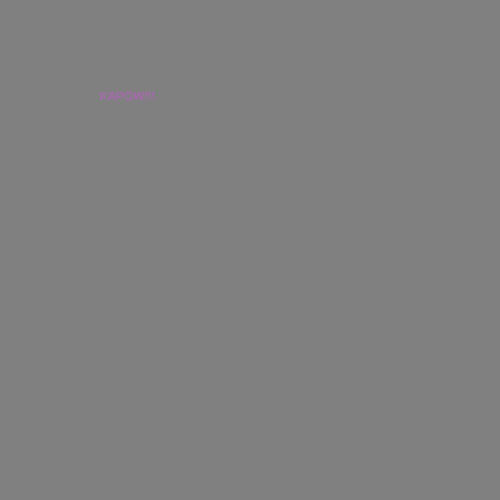
Frame 1 (no input)
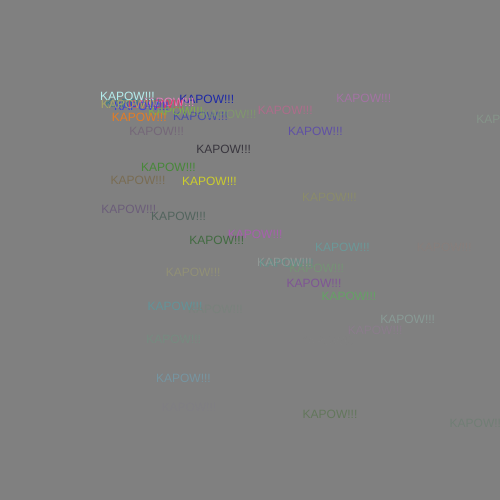
Frame 60 (no input)
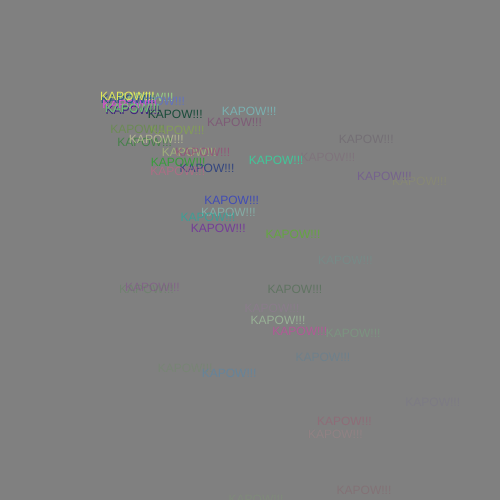
Frame 120 (the mouse pressed at the canvas centre since frame 60)

The p5.js sketch that drew these frames (run headless with seeded random() and noise() and a simulated clock; from frame 60 on, the mouse is pressed at the canvas centre):

// p5.js sketch
// ── sketch.js
let cars = [];

function setup() {
  createCanvas(500, 500);
  // for (let i = 0; i < 20; i++) {
  //   cars.push(new Car());
  // }
  noStroke() ;
}

function draw() {
  background('grey');
  cars.push(new Car());


  for (let i = 0; i < cars.length; i++) {
    cars[i].display();
    cars[i].move();
    if (cars[i].a <= 0) {
      cars.splice(i, 1) ;
    }

  }
}



// Car class
class Car {

  // constructor and attributes
  constructor() {
    this.pos = createVector(100, 100);
    this.vel = createVector(random(10), random(10));
    this.r =  random(255) ;
    this.g =  random(255) ;
    this.b =  random(255) ;
    this.a = random(200, 255) ;
    this.s = random(5, 20) ;

  }

  // methods

  display() {
    fill(this.r, this.g, this.b, this.a);
    textSize(this.size);
    text("KAPOW!!!", this.pos.x, this.pos.y);

  }

  move() {
    this.pos.add(this.vel);
    this.a = this.a - 5 ;
    // if (this.pos.x > width) this.pos.x = 0;
    // if (this.pos.x < 0) this.pos.x = width
    // if (this.pos.x > height) this.pos.y = 0;
    // if (this.pos.x < 0) this.pos.y = height;
  }
}
